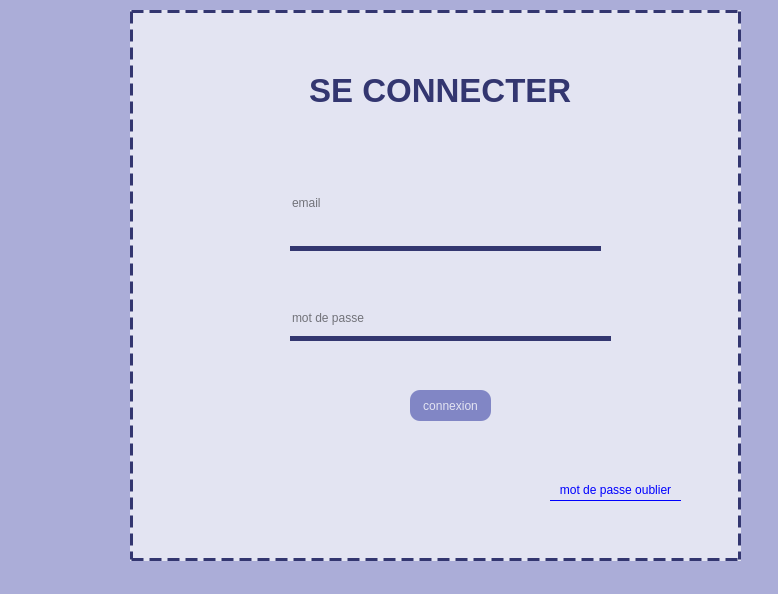
<?xml version="1.0" encoding="UTF-8"?>
<ui version="4.0">
 <class>SingIn</class>
 <widget class="QDialog" name="SingIn">
  <property name="geometry">
   <rect>
    <x>0</x>
    <y>0</y>
    <width>778</width>
    <height>594</height>
   </rect>
  </property>
  <property name="windowTitle">
   <string>Dialog</string>
  </property>
  <property name="styleSheet">
   <string notr="true">background-color :   #ABADD8 ; </string>
  </property>
  <widget class="QGroupBox" name="groupBox">
   <property name="geometry">
    <rect>
     <x>130</x>
     <y>10</y>
     <width>611</width>
     <height>551</height>
    </rect>
   </property>
   <property name="styleSheet">
    <string notr="true">border : 3px dashed #333670 ; 
background-color: #E3E4F2;


</string>
   </property>
   <property name="title">
    <string/>
   </property>
   <widget class="QLineEdit" name="lineEdit_email_sign_in">
    <property name="geometry">
     <rect>
      <x>160</x>
      <y>150</y>
      <width>311</width>
      <height>91</height>
     </rect>
    </property>
    <property name="styleSheet">
     <string notr="true">background-color : transparent ; 
border : none ; 
border-bottom: 5px solid #333670 ; 



</string>
    </property>
    <property name="placeholderText">
     <string>email</string>
    </property>
   </widget>
   <widget class="QLineEdit" name="lineEdit_password_sign_in">
    <property name="geometry">
     <rect>
      <x>160</x>
      <y>290</y>
      <width>321</width>
      <height>41</height>
     </rect>
    </property>
    <property name="styleSheet">
     <string notr="true">background-color : transparent ; 
border : none ; 
border-bottom: 5px solid #333670 ; 
</string>
    </property>
    <property name="placeholderText">
     <string>mot de passe</string>
    </property>
   </widget>
   <widget class="QPushButton" name="pushButton_2">
    <property name="geometry">
     <rect>
      <x>280</x>
      <y>380</y>
      <width>81</width>
      <height>31</height>
     </rect>
    </property>
    <property name="cursor">
     <cursorShape>PointingHandCursor</cursorShape>
    </property>
    <property name="styleSheet">
     <string notr="true">#pushButton_2 {border :none ;
background-color : #8186C5 ; 
widht : 400px ; 
border-radius : 10px ;
color : #E3E4F2;}


#pushButton_2:hover {
color : #3A3F7E ; 
background-color : #ABAFD8; 
}
</string>
    </property>
    <property name="text">
     <string>connexion</string>
    </property>
   </widget>
   <widget class="QPushButton" name="pushButton_3">
    <property name="geometry">
     <rect>
      <x>420</x>
      <y>470</y>
      <width>131</width>
      <height>21</height>
     </rect>
    </property>
    <property name="cursor">
     <cursorShape>PointingHandCursor</cursorShape>
    </property>
    <property name="styleSheet">
     <string notr="true">#pushButton_3{
border : none ;
color : blue ; 
border-bottom: 1px solid blue; }

#pushButton_3:hover {
color : #3A3F7E ; 
border-bottom: 1px solid #3A3F7E; }

</string>
    </property>
    <property name="text">
     <string>mot de passe oublier</string>
    </property>
   </widget>
   <widget class="QLabel" name="label">
    <property name="geometry">
     <rect>
      <x>170</x>
      <y>40</y>
      <width>291</width>
      <height>81</height>
     </rect>
    </property>
    <property name="font">
     <font>
      <pointsize>25</pointsize>
      <weight>75</weight>
      <bold>true</bold>
     </font>
    </property>
    <property name="styleSheet">
     <string notr="true">border  : none ; 
color : #333670 ; 
</string>
    </property>
    <property name="text">
     <string> SE CONNECTER</string>
    </property>
   </widget>
  </widget>
  <widget class="QWidget" name="widget" native="true">
   <property name="geometry">
    <rect>
     <x>-40</x>
     <y>210</y>
     <width>321</width>
     <height>471</height>
    </rect>
   </property>
   <property name="styleSheet">
    <string notr="true">background-image: url(:/img/images/tv.png);

background-size: cover; 
  background-repeat: no-repeat; 
  background-position: center;
background-color : transparent ; </string>
   </property>
  </widget>
 </widget>
 <resources/>
 <connections/>
</ui>
